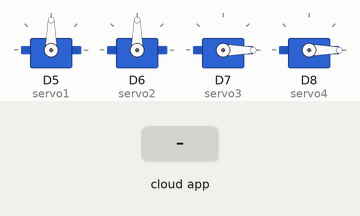
This sketch was run on a simulated ESP8266 (NodeMCU). Shown: 4 × servo. Inputs (shaded band) come from the test bench. The RemoteXY app is connected.

Above: at 1.2 s.
1.3 s: the phone or cloud app sets joystick_1_x to -100
At 1.8 s:
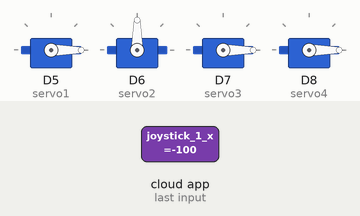
2.8 s: the phone or cloud app sets joystick_1_y to -100
At 4.0 s:
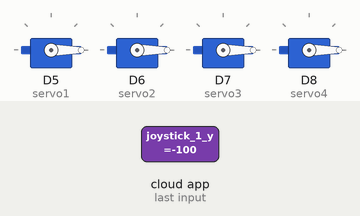
4.3 s: the phone or cloud app sets slider_1 to 25
At 5.3 s:
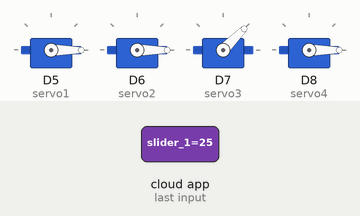
5.8 s: the phone or cloud app sets slider_2 to 25
At 6.4 s:
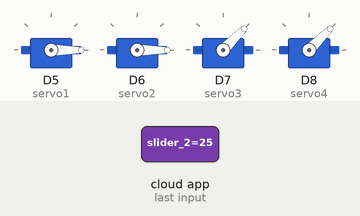
7.3 s: the phone or cloud app sets joystick_1_x to 0
At 8.5 s:
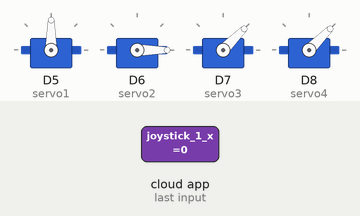
8.8 s: the phone or cloud app sets joystick_1_y to 0
At 9.8 s:
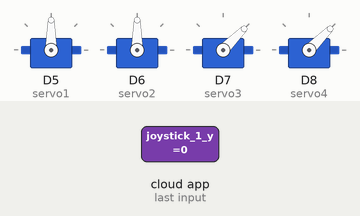
Timing chart, 0 to 11.3 s (numbered marks = the images above; inputs shaded):
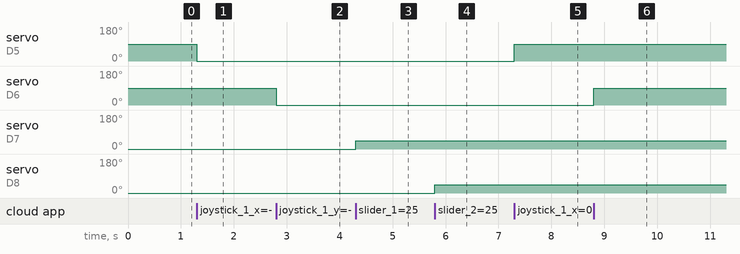

Measured:
- after the input at 1.3 s, servo on D5 (servo1): 90° → 0° at once
- after the input at 2.8 s, servo on D6 (servo2): 90° → 0° at once
- after the input at 4.3 s, servo on D7 (servo3): 0° → 45° at once
- after the input at 5.8 s, servo on D8 (servo4): 0° → 45° at once
- after the input at 7.3 s, servo on D5 (servo1): 0° → 90° at once
- after the input at 8.8 s, servo on D6 (servo2): 0° → 90° at once

The sketch:

Robotics_arm_manual.ino
```cpp
#define REMOTEXY_MODE__ESP8266WIFI_LIB_POINT
#include <ESP8266WiFi.h>

#include <RemoteXY.h>

// RemoteXY connection settings
#define REMOTEXY_WIFI_SSID "yobots"
#define REMOTEXY_WIFI_PASSWORD "12345678"
#define REMOTEXY_SERVER_PORT 6377


// RemoteXY configurate
#pragma pack(push, 1)
uint8_t RemoteXY_CONF[] =
  { 255,4,0,0,0,28,0,8,13,0,
  5,0,28,9,40,40,2,26,31,4,
  0,82,3,8,48,2,26,4,128,1,
  51,96,9,2,26 };

// this structure defines all the variables of your control interface
struct {

    // input variable
  int8_t joystick_1_x; // =-100..100 x-coordinate joystick position
  int8_t joystick_1_y; // =-100..100 y-coordinate joystick position
  int8_t slider_1; // =0..100 slider position
  int8_t slider_2; // =0..100 slider position

    // other variable
  uint8_t connect_flag;  // =1 if wire connected, else =0

} RemoteXY;
#pragma pack(pop)
#include <Servo.h>
Servo servo1;
Servo servo2;
Servo servo3;
Servo servo4;

/////////////////////////////////////////////
//           END RemoteXY include          //
/////////////////////////////////////////////


void setup()
{
  RemoteXY_Init ();
  servo1.attach(D5);
  servo2.attach(D6);
  servo3.attach(D7);
  servo4.attach(D8);

  // TODO you setup code

}

void loop()
{
  RemoteXY_Handler ();
  int val1;
  int val2;
  int val3;
  int val4;
  val1=map(RemoteXY.joystick_1_x,-100,100,0,180);
  val2=map(RemoteXY.joystick_1_y,-100,100,0,180);
  val3=map(RemoteXY.slider_1,0,100,0,180);
  val4=map(RemoteXY.slider_2,0,100,0,180);

  servo1.write(val1);
  servo2.write(val2);
  servo3.write(val3);
  servo4.write(val4);
  //delay();// TODO you loop code
  // use the RemoteXY structure for data transfer


}
```
